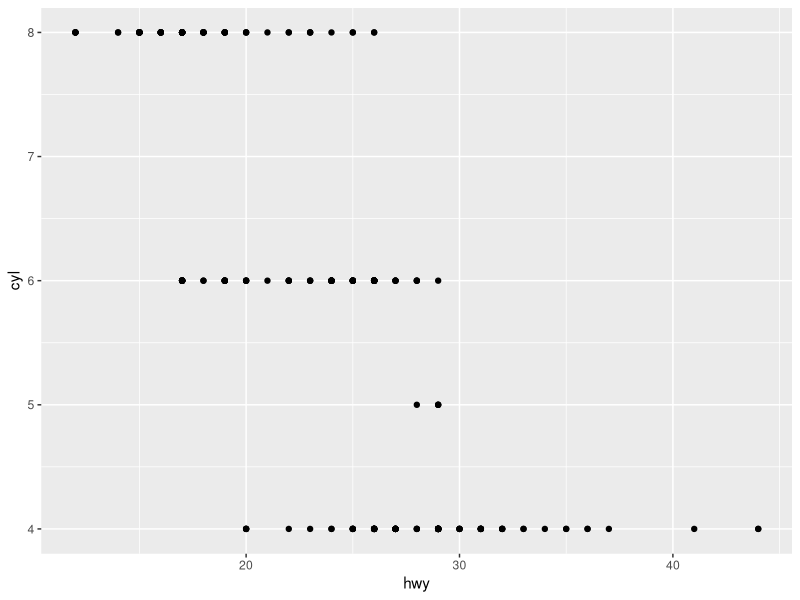
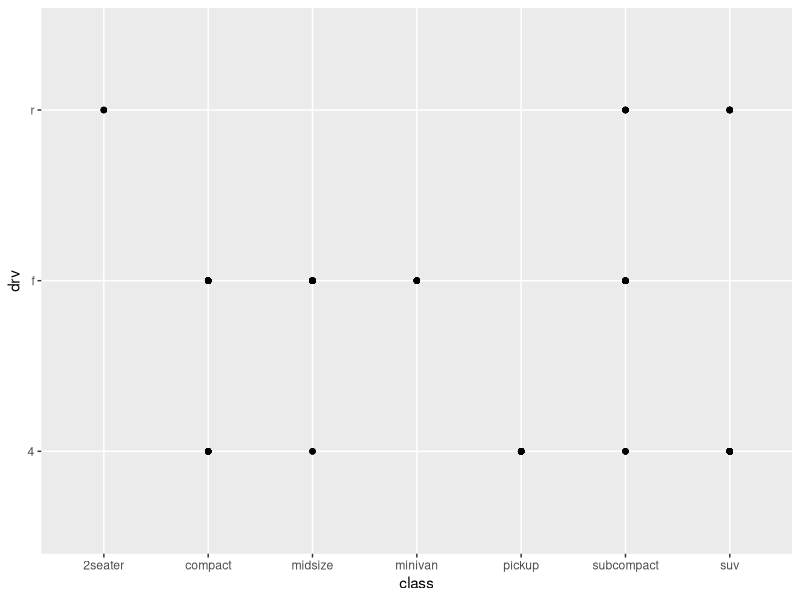
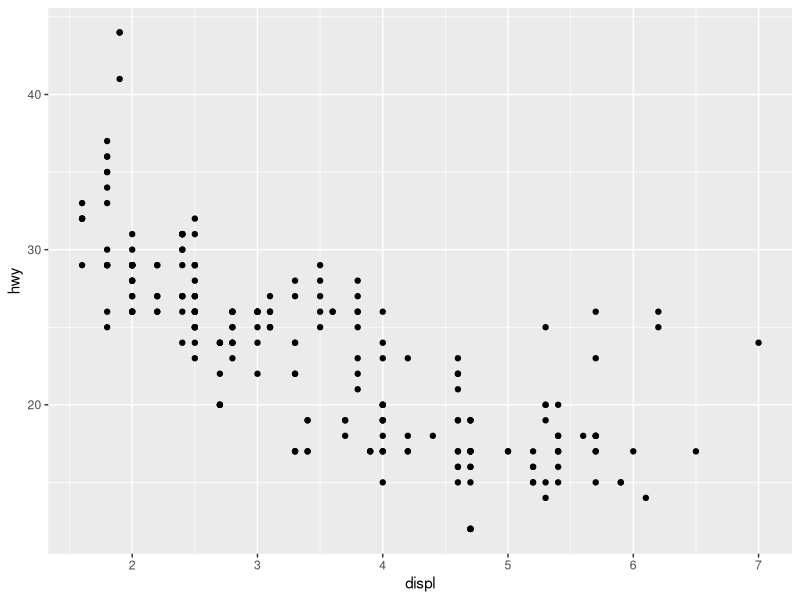
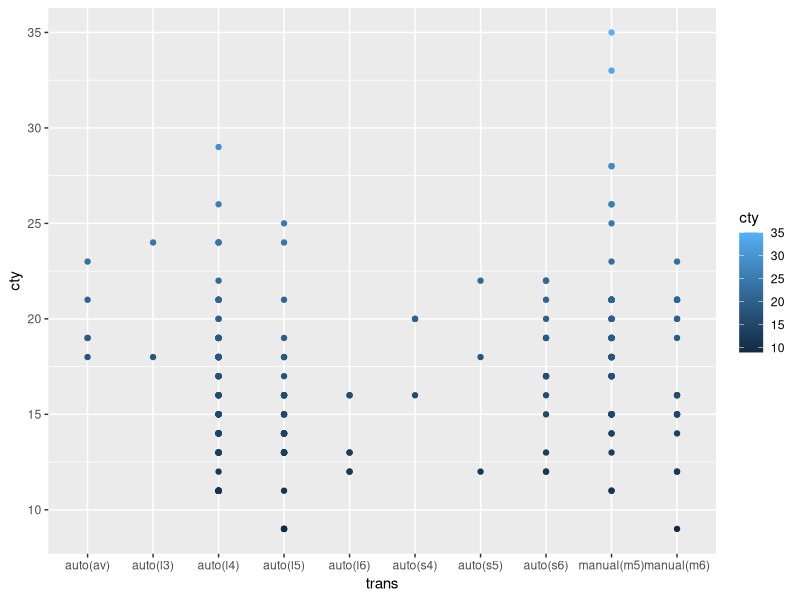
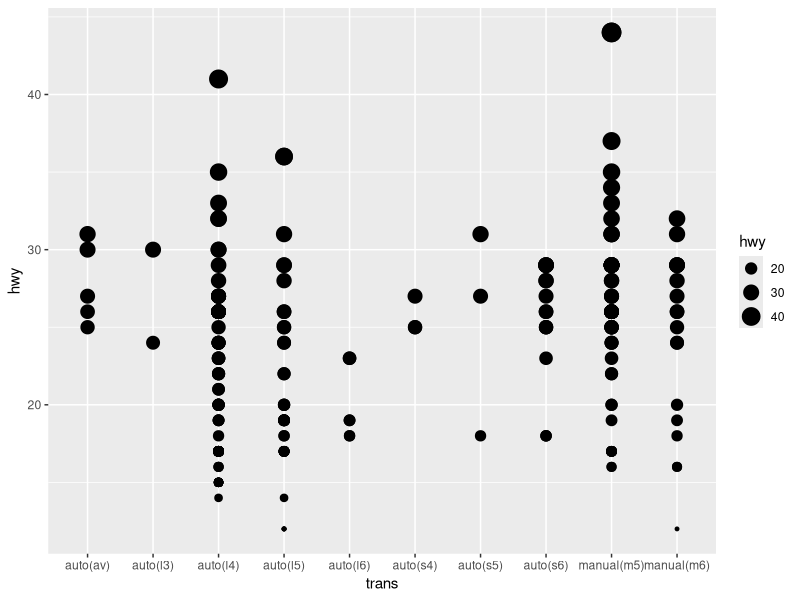

These charts were generated, in order, by the following R code: (Note: this script raises an error after producing the figures.)
## ---- chunk 1
knitr::opts_chunk$set(echo = TRUE)
## ---- chunk 2
library("tidyverse")
## ---- chunk 3
ggplot2::mpg
## ---- chunk 4
dim(mpg)
## ---- chunk 5
?mpg
## ---- chunk 6
ggplot(data = mpg) + 
  geom_point(mapping = aes(x = hwy, y = cyl))
## ---- chunk 7
ggplot(data = mpg) + 
  geom_point(mapping = aes(x = class, y = drv))
## ---- chunk 8
ggplot(data = mpg) + 
  geom_point(mapping = aes(x = displ, y = hwy))

## ---- chunk 9
ggplot(data = mpg) +
  geom_point(mapping = aes(x = trans, y = cty, color = cty))

ggplot(data = mpg) +
  geom_point(mapping = aes(x = trans, y = hwy, size = hwy))

ggplot(data = mpg) +
  geom_point(mapping = aes(x = cyl, y = cty, shape = cty))
## ---- chunk 10
ggplot(data = mpg) +
  geom_point(mapping = aes(x = cyl, y = hwy, size = hwy, color = hwy))
## ---- chunk 11
?geom_point
vignette("ggplot2-specs")
ggplot(data = mpg) +
  geom_point(mapping = aes(x = trans, y = hwy, stroke = hwy))
## ---- chunk 12
ggplot(data = mpg) +
  geom_point(mapping = aes(x = class, y = drv, color = cyl >5))
## ---- chunk 13
ggplot(data = mpg) + 
  geom_point(mapping = aes(x = displ, y = hwy, color = class))
## ---- chunk 14
ggplot(data = mpg) + 
  geom_point(mapping = aes(x = displ, y = hwy, alpha = class))

ggplot(data = mpg) + 
  geom_point(mapping = aes(x = displ, y = hwy, shape = class))
## ---- chunk 15
ggplot(data = mpg) + 
  geom_point(mapping = aes(x = displ, y = hwy), color = "blue")
